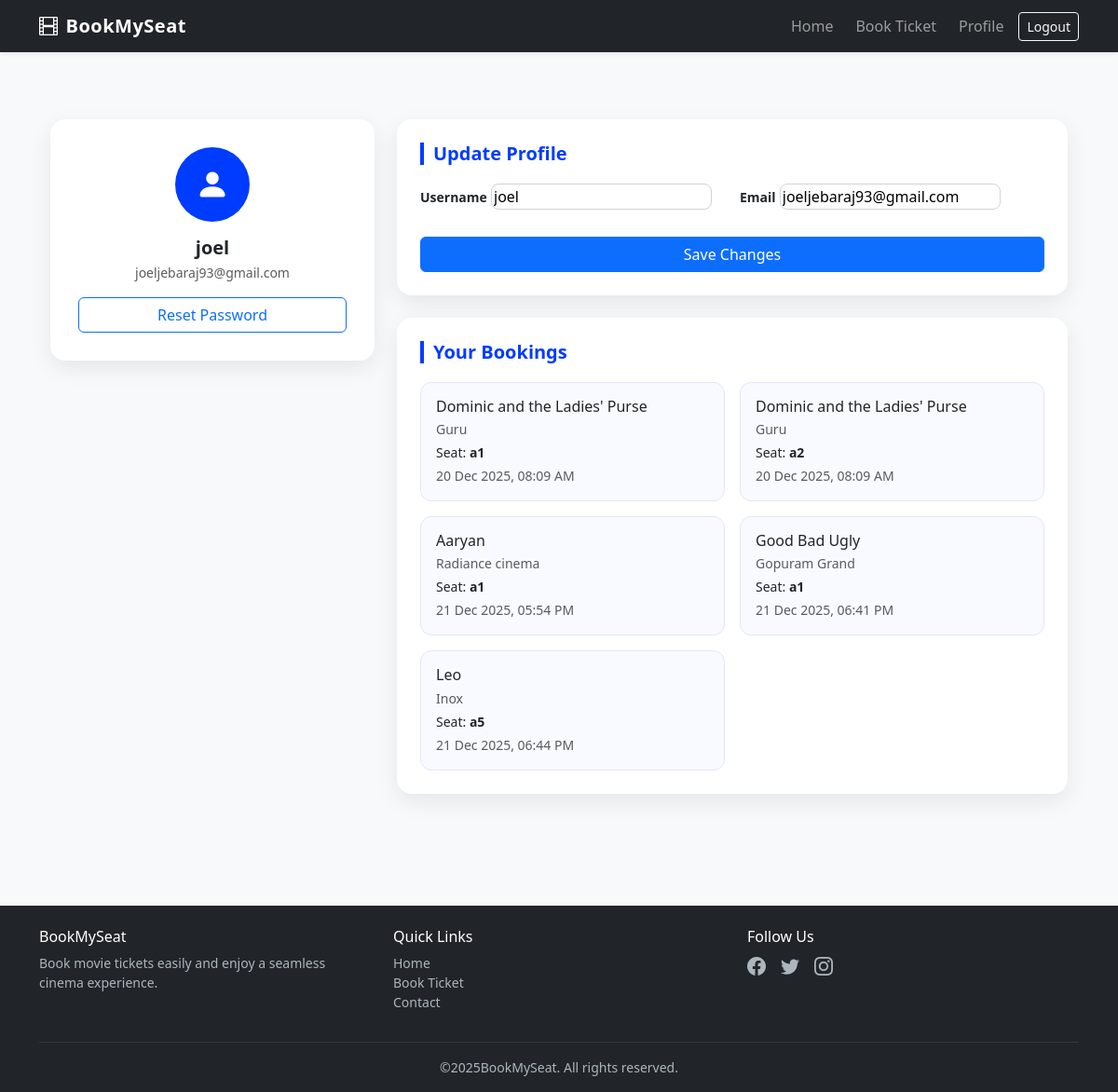
The page /users/profile/ (signed in) on the database its author committed.
### movies/models.py (models this page shows, shortened)
class Booking(models.Model):
    user = models.ForeignKey(User, on_delete=models.CASCADE)
    seat = models.OneToOneField(Seat, on_delete=models.CASCADE)
    movie = models.ForeignKey(Movie, on_delete=models.CASCADE)
    theater = models.ForeignKey(Theater, on_delete=models.CASCADE)
    booked_at = models.DateTimeField(auto_now_add=True)

class Movie(models.Model):
    name = models.CharField(max_length=100)
    image = models.ImageField(upload_to='movies/')
    rating = models.DecimalField(max_digits=3, decimal_places=1)
    cast = models.TextField()
    description = models.TextField()

class Theater(models.Model):
    name = models.CharField(max_length=225)
    movie = models.ForeignKey(Movie, on_delete=models.CASCADE,related_name='theaters')
    time = models.TimeField()

class Seat(models.Model):
    theater = models.ForeignKey(Theater, on_delete=models.CASCADE,related_name='seats')
    seat_number = models.CharField(max_length=10)
    time = models.TimeField()
    is_booked = models.BooleanField(default=False)

### users/views.py (the view)
# urls.py: path('profile/', views.profile, name='profile'),
@login_required
def profile(request):
    bookings = Booking.objects.filter(user=request.user)
    if request.method == 'POST':
        u_form = UserUpdateForm(request.POST, instance=request.user)
        if u_form.is_valid():
            u_form.save()
            return redirect('profile')
    else:
        u_form = UserUpdateForm(instance=request.user)
    return render(request, 'users/profile.html', {'u_form': u_form, 'bookings': bookings})

### users/forms.py
class UserUpdateForm(forms.ModelForm):
    email = forms.EmailField()
    class Meta:
        model = User
        fields = ['username', 'email']

### users/templates/users/profile.html (shortened to what this page needs)
{% extends "users/base.html" %}
{% block content %}
<div class="container py-5">
  <div class="row g-4">
    <div class="col-lg-4">
      <div class="profile-card text-center">
        <div class="avatar mb-3">
          <i class="bi bi-person-fill"></i>
        </div>
        <h5 class="fw-semibold mb-1">{{ user.username }}</h5>
        <p class="text-muted small mb-3">
          {{ user.email|default:"No email added" }}
        </p>
        <a href="{% url 'password_reset' %}" class="btn btn-outline-primary w-100">
          Reset Password
        </a>
      </div>
    </div>
    <div class="col-lg-8">
      <div class="content-card mb-4">
        <h5 class="section-title">Update Profile</h5>
        <form method="POST">
          <div class="row g-3">
            {% for field in u_form %}
              <div class="col-md-6">
                <label class="form-label small fw-semibold">
                  {{ field.label }}
                </label>
                {{ field }}
              </div>
            {% endfor %}
          </div>
          <button class="btn btn-primary w-100 mt-4">
            Save Changes
          </button>
        </form>
      </div>
      <div class="content-card">
        <h5 class="section-title">Your Bookings</h5>
        {% if bookings %}
          <div class="row g-3">
            {% for booking in bookings %}
              <div class="col-md-6">
                <div class="booking-card">
                  <h6 class="mb-1">{{ booking.movie.name }}</h6>
                  <p class="small text-muted mb-1">
                    {{ booking.theater.name }}
                  </p>
                  <p class="small mb-1">
                    Seat: <strong>{{ booking.seat.seat_number }}</strong>
                  </p>
                  <p class="small text-muted mb-0">
                    {{ booking.booked_at|date:"d M Y, h:i A" }}
                  </p>
                </div>
              </div>
            {% endfor %}
          </div>
        {% else %}
          <div class="text-center py-4 text-muted">
            <i class="bi bi-ticket-perforated fs-2"></i>
            <p class="mt-2 mb-0">No bookings yet</p>
          </div>
        {% endif %}
      </div>
    </div>
  </div>
</div>
{% endblock %}

### users/templates/users/base.html (style rules this page uses)
body { background-color: #f8f9fa; }

### users/templates/users/profile.html (style rules this page uses)
input, select { border-radius: 8px !important; border: 1px solid #ced4da; }
.profile-card { background: #fff; border-radius: 16px; padding: 30px; box-shadow: 0 8px 24px rgba(0,0,0,.08); transition: transform .25s ease, box-shadow .25s ease; }
.avatar { width: 80px; height: 80px; border-radius: 50%; background: #003cff; color: #fff; display: flex; align-items: center; justify-content: center; font-size: 36px; margin: auto; }
.content-card { background: #fff; border-radius: 16px; padding: 25px; box-shadow: 0 8px 24px rgba(0,0,0,.08); }
.section-title { font-weight: 600; margin-bottom: 20px; border-left: 4px solid #003cff; padding-left: 10px; color: #003cff; }
.booking-card { background: #f9faff; border: 1px solid #e2e6ff; border-radius: 12px; padding: 16px; transition: all .25s ease; }

### rows shown on the page
Booking: movie.name "Dominic and the Ladies' Purse", theater.name "Guru", seat.seat_number "a1", booked_at "20 Dec 2025, 08:09 AM"
Booking: movie.name "Dominic and the Ladies' Purse", theater.name "Guru", seat.seat_number "a2", booked_at "20 Dec 2025, 08:09 AM"
Booking: movie.name "Aaryan", theater.name "Radiance cinema", seat.seat_number "a1", booked_at "21 Dec 2025, 05:54 PM"
Booking: movie.name "Good Bad Ugly", theater.name "Gopuram Grand", seat.seat_number "a1", booked_at "21 Dec 2025, 06:41 PM"
Booking: movie.name "Leo", theater.name "Inox", seat.seat_number "a5", booked_at "21 Dec 2025, 06:44 PM"

### other values the page prints
{{ user.username }} "joel"
{{ user.email|default:"No email added" }} "joeljebaraj93@gmail.com"
{{ field.label }} "Username" "Email"
